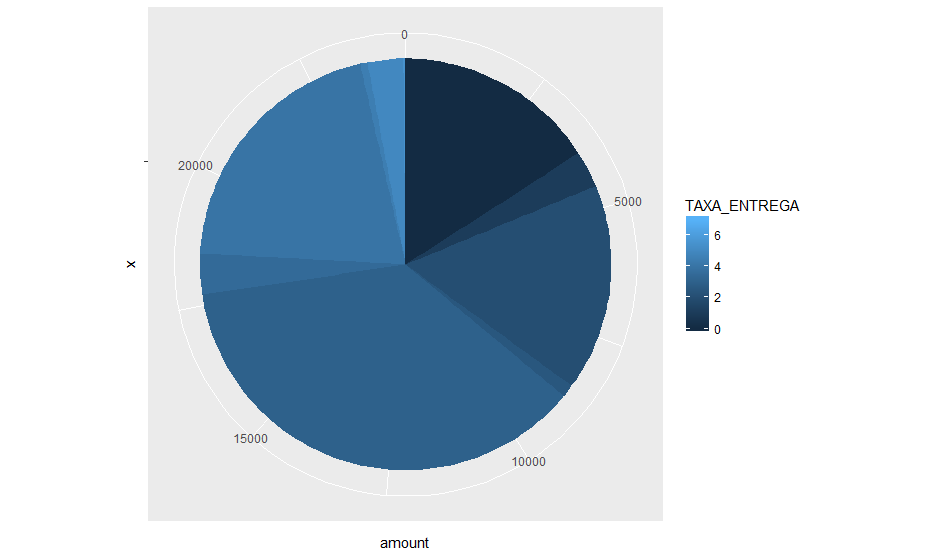

Reproduce this figure in R.
library(dplyr)
library(ggplot2)
library(scales)

app <- read.csv("aplicativo.csv", header=TRUE, sep=",")

# Tipos de dispositivos
dispositivos = app %>%
  group_by(TAXA_ENTREGA) %>%
  summarise(
    amount = n()
  )

pie_disp = ggplot(dispositivos, aes(x="", y=amount, fill=TAXA_ENTREGA)) +
  geom_bar(width = 1, stat = "identity") +
  coord_polar("y", start=0)

plot(pie_disp)
